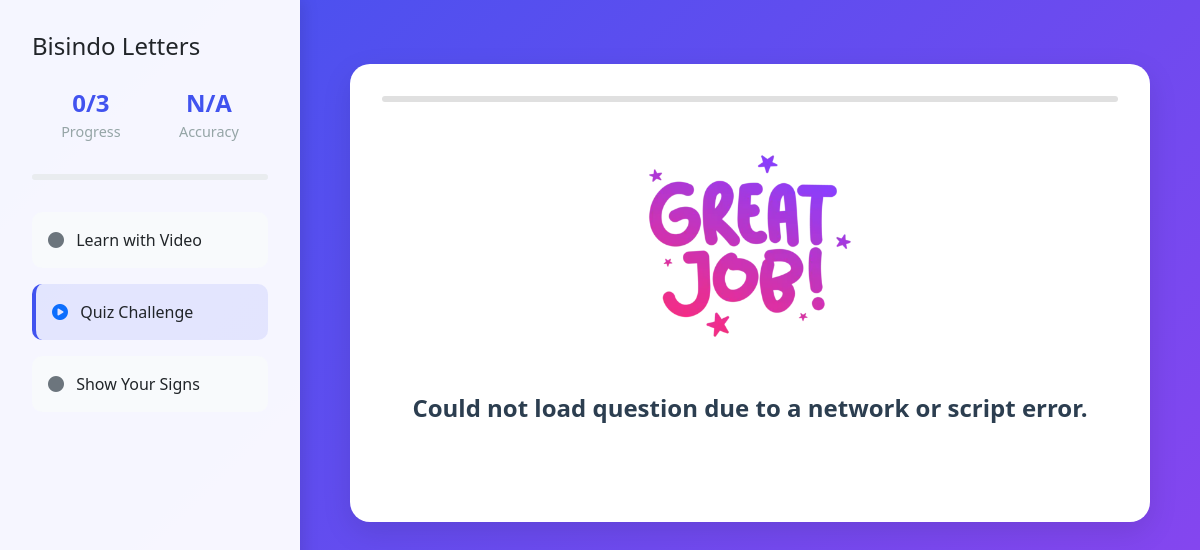
Screenshot of /gamepage (signed in) with the database file from the repository.
### models.py (models this page shows, shortened)
class Lesson(db.Model):
    id = db.Column(db.Integer, primary_key=True)
    lesson_key = db.Column(db.String(50), unique=True, nullable=False)
    title = db.Column(db.String(100), nullable=False)
    url = db.Column(db.String(200), nullable=True)
    order = db.Column(db.Integer, default=0) # To maintain order if needed

### routes.py (the view)
@auth_bp.route('/gamepage')
def gamepage():
    user_id = session.get('user_id')
    if not user_id:
        flash('Please log in to play the game.', 'warning')
        return redirect(url_for('auth.login'))
    all_db_lessons = get_or_create_lessons_from_json() # Call this to ensure lessons table is populated
    user_lessons_with_status = []
    total_lessons_count = len(all_db_lessons)
    completed_lessons_count = 0
    for db_lesson in all_db_lessons:
        status_entry = UserLessonStatus.query.filter_by(user_id=user_id, lesson_id=db_lesson.id).first()
        current_status = status_entry.status if status_entry else 'not_started'
        if current_status == 'completed':
            completed_lessons_count += 1
        is_current_page_lesson = (request.path == db_lesson.url)
        user_lessons_with_status.append({
            'title': db_lesson.title,
            'url': db_lesson.url,
            'status': 'current' if is_current_page_lesson and current_status != 'completed' else current_status,
            'lesson_key': db_lesson.lesson_key # Pass lesson_key for client-side updates
        })
    module_progress_percent = (completed_lessons_count / total_lessons_count) * 100 if total_lessons_count > 0 else 0
    print(f"DEBUG: Current request.path: {request.path}")
    print(f"DEBUG: Lessons being passed to template: {user_lessons_with_status}")
    session.pop('questions_asked', None)
    return render_template(
        "game_page.html",
        user=session.get('user'),
        lessons=user_lessons_with_status,
        module_progress_percent=module_progress_percent, # For the main module progress bar
        completed_lessons_count=completed_lessons_count,
        total_lessons_count=total_lessons_count
    )

### templates/game_page.html (shortened to what this page needs)
<!DOCTYPE html>
<html lang="en">
<head>
    <link href="https://cdn.jsdelivr.net/npm/bootstrap@5.3.0/dist/css/bootstrap.min.css" rel="stylesheet">
    <link rel="stylesheet" href="https://cdnjs.cloudflare.com/ajax/libs/font-awesome/6.4.0/css/all.min.css">
    <link rel="stylesheet" href="static/css/game_style.css">
</head>
<body>
    <div class="sidebar">
        <h4 class="mb-4">Bisindo Letters</h4>
        <div class="stats-container">
            <div class="stat-item">
                <div class="stat-number">{{ completed_lessons_count }}/{{ total_lessons_count }}</div>
                <div class="stat-label">Progress</div>
            </div>
            <div class="stat-item">
                <div class="stat-number">N/A</div>
                <div class="stat-label">Accuracy</div>
            </div>
        </div>
        <div class="progress-bar-container">
        </div>
        {% for lesson in lessons %}
        <div class="lesson-item {{ lesson.status }}"
             {% if lesson.url %}onclick="window.location.href='{{ lesson.url }}'"{% endif %}>
          {% if lesson.status == 'completed' %}
            <i class="fas fa-check-circle me-2 text-success"></i>
          {% elif lesson.status == 'current' %}
            <i class="fas fa-play-circle me-2 text-primary"></i>
          {% else %}
            <i class="fas fa-circle me-2 text-secondary"></i>
          {% endif %}
          {{ lesson.title }}
        </div>
      {% endfor %}
    </div>
    <div class="main_wrapper">
        <div class="main-content">
            {% set temp_lesson = lessons|selectattr('url', 'equalto', request.path)|first %}
            <div class="quiz-card" data-lesson-key="{{ temp_lesson.lesson_key if temp_lesson and temp_lesson.lesson_key else 'KEY_NOT_FOUND_IN_LESSON' }}">
                <div class="progress-bar-container internal-progress">
                </div>
                <img id="sign-image" src="/static/Assets/great_job.png" alt="Sign Image" class="world-icon">
                <div id="question" class="question-text">Loading question...</div>
            </div>
        </div>
    </div>
</body>
</html>

### static/css/game_style.css (style rules this page uses)
:root { --primary: #4153ef; --secondary: #8e44ef; --correct: #2ecc71; --incorrect: #e74c3c; --neutral: #95a5a6; --bg-light: #f8fafc; --white: #ffffff; }
body { background: linear-gradient(135deg, var(--primary), var(--secondary)); min-height: 100vh; font-family: 'Segoe UI', sans-serif; }
.sidebar { background: rgba(255, 255, 255, 0.95); width: 300px; height: 100vh; position: fixed; left: 0; top: 0; padding: 2rem; box-shadow: 4px 0 15px rgba(0, 0, 0, 0.1); overflow-y: auto; }
.lesson-item { padding: 1rem; border-radius: 10px; margin-bottom: 1rem; background: var(--bg-light); transition: all 0.3s ease; cursor: pointer; }
.lesson-item.current { background: rgba(65, 83, 239, 0.1); border-left: 4px solid var(--primary); }
.main-content { margin-left: 300px; padding: 2rem; min-height: 100vh; }
.quiz-card { background: var(--white); border-radius: 20px; padding: 2rem; box-shadow: 0 10px 30px rgba(0, 0, 0, 0.1); max-width: 800px; margin: 2rem auto; }
.world-icon { width: 224px; height: 224px; margin: 2rem auto; display: block; animation: float 3s ease-in-out infinite; }
.question-text { font-size: 1.5rem; font-weight: 600; color: #2c3e50; text-align: center; margin-bottom: 2rem; }
.progress-bar-container { width: 100%; height: 6px; background: #e9ecef; border-radius: 3px; margin-bottom: 2rem; }
.stats-container { display: flex; justify-content: space-around; margin-bottom: 2rem; }
.stat-item { text-align: center; }
.stat-number { font-size: 1.5rem; font-weight: bold; color: var(--primary); }
.stat-label { color: var(--neutral); font-size: 0.9rem; }
.quiz-card { position: relative; }
.internal-progress { width: 100%; height: 6px; background-color: #e0e0e0; border-radius: 3px; overflow: hidden; margin-bottom: 20px; }

### rows the page displays
Lesson: title "Learn with Video"
Lesson: title "Quiz Challenge"
Lesson: title "Show Your Signs"

### other values shown
{{ completed_lessons_count }} "0"
{{ total_lessons_count }} "3"
